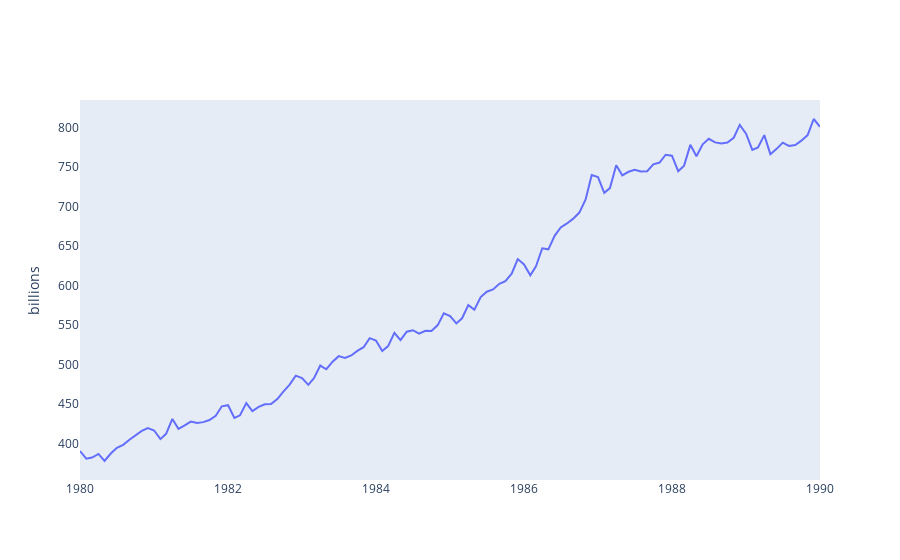

The code cell stored with this chart in its notebook:
### Code cell
dict_ = {
    "dfs" : [m1_usa],
    "legends" : ["m1_usa"],
    "secondary_ys" : [False],
    "names" : ["billions"]
}


line_plotter(dict_, start_date = "1980-01-01", end_date = "1990-01-01", title = "", tickformat = "")
